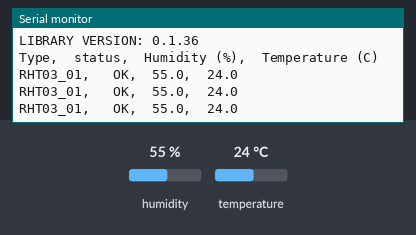
A sketch run on a simulated Arduino Uno, built with avr-gcc and run on an emulated ATmega328P. Parts: the last lines printed to the serial monitor. The test bench sets the inputs (shaded band); at power-on: humidity 55 %, temperature 24 °C.

Above: at 1.3 s.
1.4 s: humidity set to 22 %
At 2.0 s:
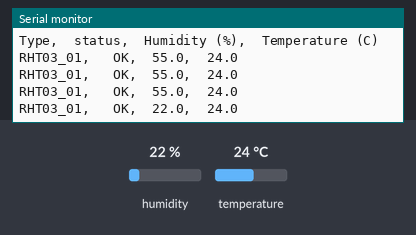
2.9 s: temperature set to 12 °C
At 3.5 s:
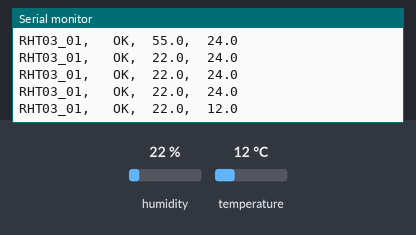
4.4 s: humidity set to 40 %
At 5.0 s:
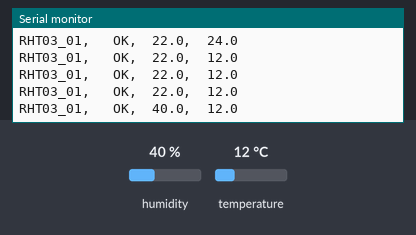
Timing chart, 0 to 7.4 s (numbered marks = the images above; inputs shaded):
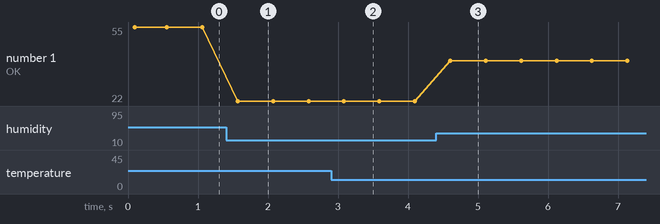

The sketch:

RHT03_D0.ino
```cpp
#include <dht.h>
dht DHT01;

#define RHT03_01 2

void setup()
{
Serial.begin(9600);
Serial.println("DHT TEST PROGRAM ");
Serial.print("LIBRARY VERSION: ");
Serial.println(DHT_LIB_VERSION);
Serial.println();
Serial.println("Type,\tstatus,\tHumidity (%),\tTemperature (C)");
}
void loop()
{
// READ DATA
Serial.print("RHT03_01, \t");
int chk01 = DHT01.read22(RHT03_01);
switch (chk01)
{
case DHTLIB_OK:
Serial.print("OK,\t");
break;
case DHTLIB_ERROR_CHECKSUM:
Serial.print("Checksum error,\t");
break;
case DHTLIB_ERROR_TIMEOUT:
Serial.print("Time out error,\t");
break;
default:
Serial.print("Unknown error,\t");
break;
}
// DISPLAY DATA
Serial.print(DHT01.humidity, 1);
Serial.print(",\t");
Serial.println(DHT01.temperature, 1);
delay(500);
}
```

Measured:
- after the input at 1.4 s, the serial monitor: prints a new line after 0.17 s (image 1)
- after the input at 2.9 s, the serial monitor: prints a new line after 0.19 s (image 2)
- after the input at 4.4 s, the serial monitor: prints a new line after 0.20 s (image 3)
- plotted number 1: 55 → 22 after the input at 1.4 s, 22 → 40 after the input at 4.4 s
